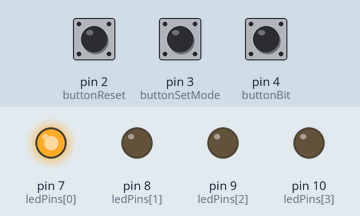
Recording of a sketch running on a simulated Arduino Uno, built with avr-gcc and run on an emulated ATmega328P. Shown: output pins drawn as LEDs (lit = HIGH). The inputs (shaded band) are chosen by the test bench; at power-on: pin 3 (buttonSetMode) HIGH, pin 4 (buttonBit) HIGH, pin 2 (buttonReset) HIGH.

Above: at 1.2 s.
1.3 s: pin 3 (buttonSetMode) pulled LOW for 0.15 s
At 2.3 s:
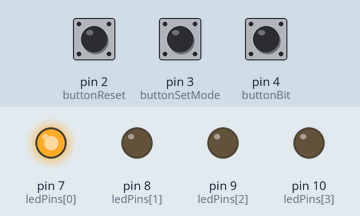
2.9 s: pin 4 (buttonBit) pulled LOW for 1 s
At 4.6 s:
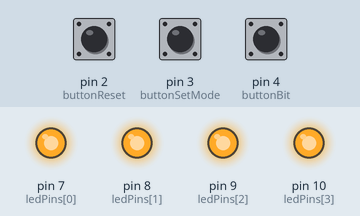
6.9 s: pin 2 (buttonReset) pulled LOW for 3.2 s
At 6.9 s:
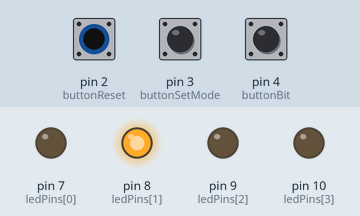
13.1 s: pin 2 (buttonReset) pulled LOW for 0.15 s
At 16.1 s:
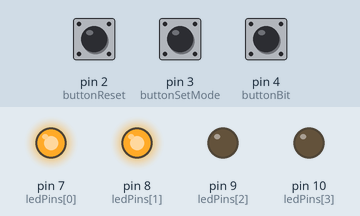
16.2 s: pin 2 (buttonReset) pulled LOW for 1 s
Timing chart, 0 to 48.3 s (numbered marks = the images above; inputs shaded):
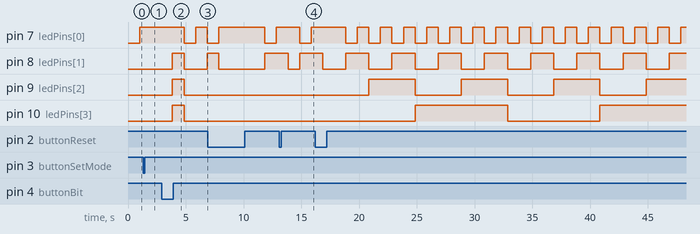

Measured:
- after the input at 1.3 s, pin 7 (ledPins[0]): stays HIGH (without the input it goes to LOW after 0.70 s); pin 8 (ledPins[1]): stays LOW (without the input it goes to HIGH after 0.70 s)
- after the input at 2.9 s, pin 7 (ledPins[0]): HIGH → LOW after 1.9 s, → HIGH 1.0 s later, → LOW 1.0 s later; pin 8 (ledPins[1]): LOW → HIGH after 0.95 s, → LOW 1.0 s later, → HIGH 2.0 s later; pin 9 (ledPins[2]), pin 10 (ledPins[3]): LOW → HIGH after 0.95 s, → LOW 1.0 s later
- after the input at 6.9 s, pin 9 (ledPins[2]): stays LOW (without the input it goes to HIGH after 1.9 s); pin 10 (ledPins[3]): stays LOW (without the input it goes to HIGH after 5.9 s)
- after the input at 13.1 s, pin 9 (ledPins[2]): stays LOW (without the input it goes to HIGH after 0.75 s)

The sketch:

lab_02_04_final.ino
```cpp
const int ledPins[] = {7, 8, 9, 10};
const int buttonReset = 2;
const int buttonSetMode = 3;
const int buttonBit = 4;

int counter = 0;
bool setMode = false;
unsigned long previousMillis = 0;
const unsigned long interval = 1000;

bool readButton(int pin) {
  static unsigned long lastTime[10];
  static bool lastState[10];
  bool reading = digitalRead(pin);
  if (reading != lastState[pin]) lastTime[pin] = millis();
  if ((millis() - lastTime[pin]) > 50) {
    lastState[pin] = reading;
    if (reading == LOW) return true;
  }
  return false;
}

void resetCounter() {
  counter = 0;
}

void setStartValue() {
  int value = 0;
  for (int i = 0; i < 4; i++) {
    bool bitSet = false;
    while (!bitSet) {
      if (readButton(buttonBit)) {
        bitSet = true;
        value |= (1 << i);
        delay(300);
      }
      if (readButton(buttonSetMode)) {
        bitSet = true;
        delay(300);
      }
    }
  }
  counter = value;
  setMode = false;
}

void showValue(int val) {
  for (int i = 0; i < 4; i++) digitalWrite(ledPins[i], (val >> i) & 1);
}

void setup() {
  for (int i = 0; i < 4; i++) pinMode(ledPins[i], OUTPUT);
  pinMode(buttonReset, INPUT_PULLUP);
  pinMode(buttonSetMode, INPUT_PULLUP);
  pinMode(buttonBit, INPUT_PULLUP);
}

void loop() {
  if (readButton(buttonReset)) resetCounter();
  if (readButton(buttonSetMode)) setMode = true;
  if (setMode) setStartValue();
  unsigned long currentMillis = millis();
  if (currentMillis - previousMillis >= interval) {
    previousMillis = currentMillis;
    counter++;
    if (counter > 15) counter = 0;
    showValue(counter);
  }
}
```
